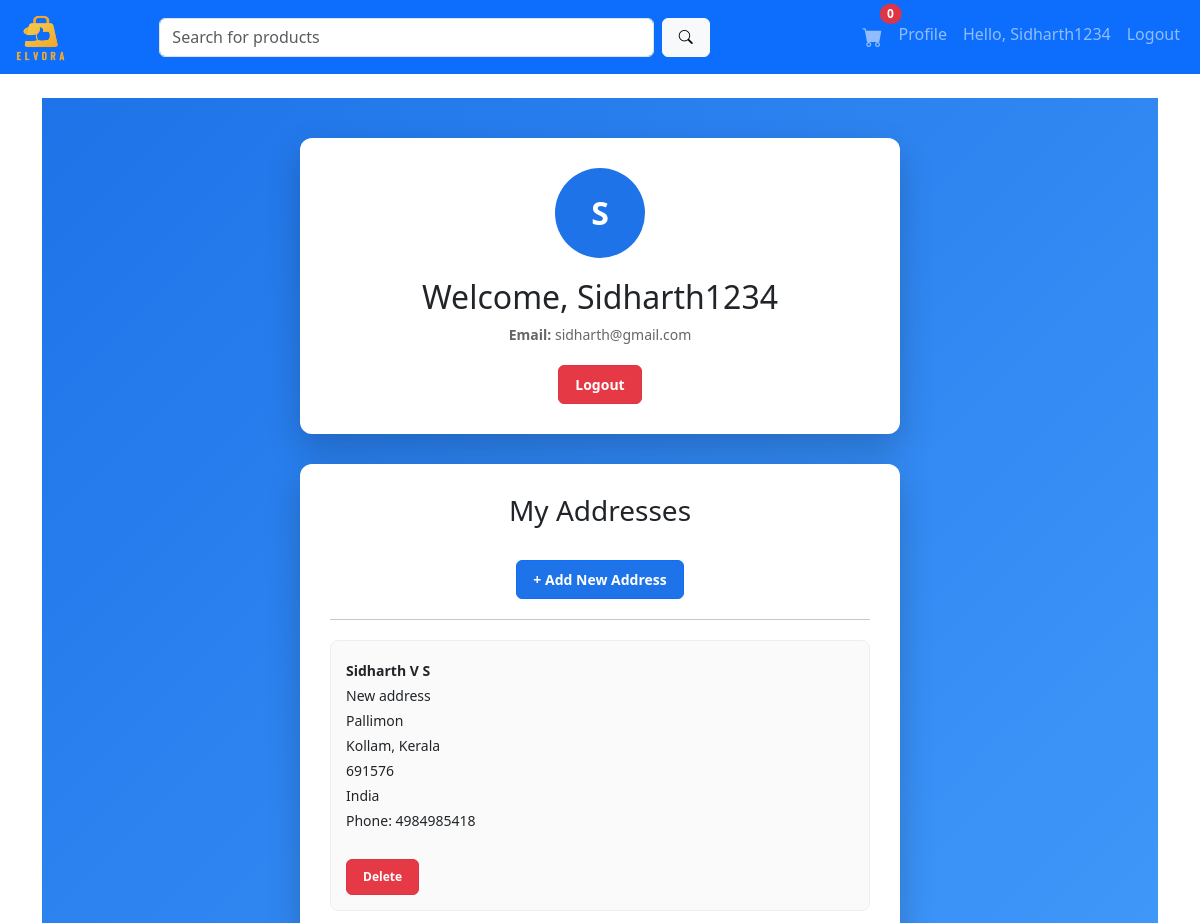
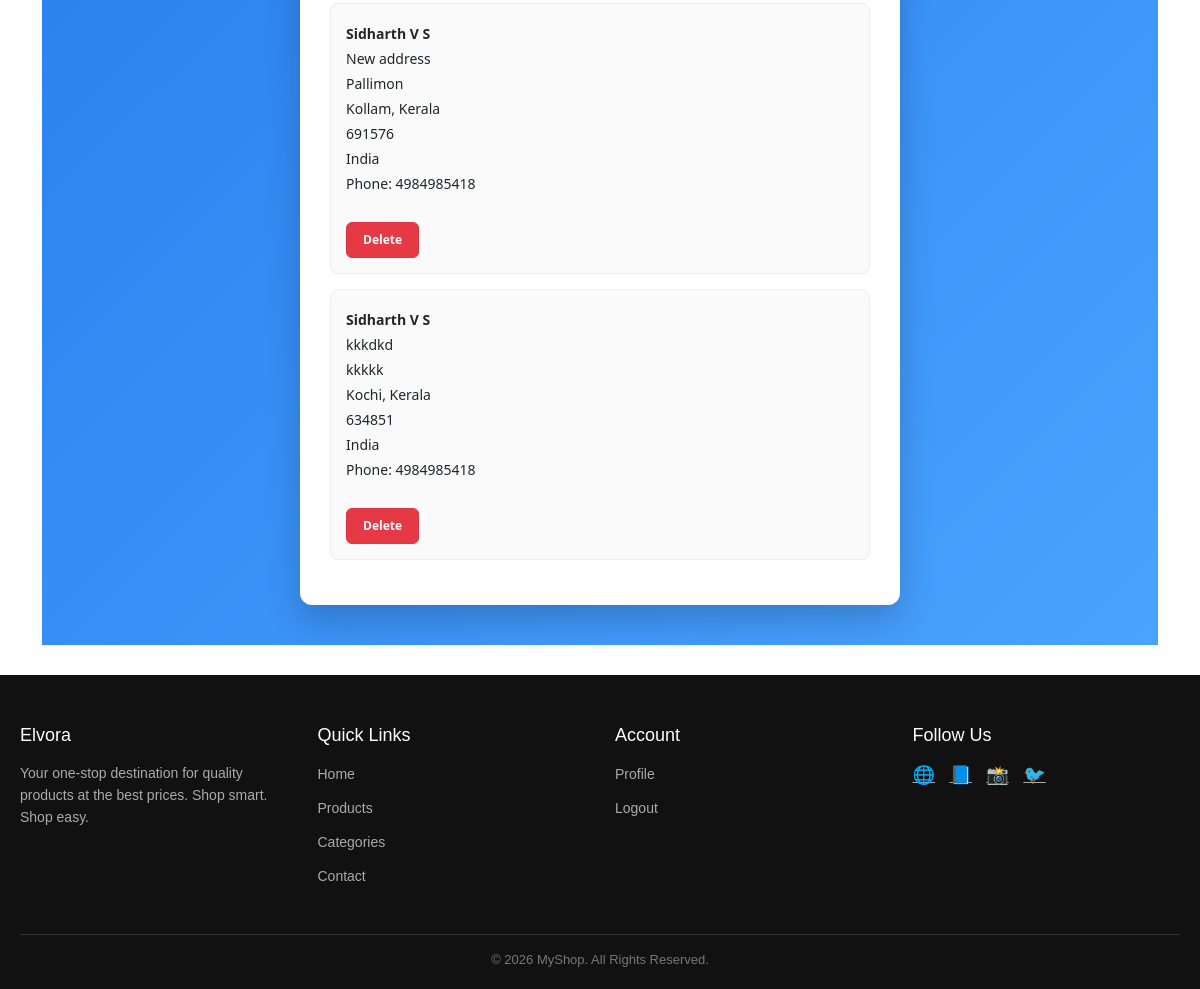
Page /accounts/profile/ (signed in) on the committed database (2 pictures, top to bottom).
### accounts/models.py (models this page shows, shortened)
class Address(models.Model):
    user = models.ForeignKey(
        settings.AUTH_USER_MODEL,
        on_delete=models.CASCADE,
        related_name="addresses"
    )
    full_name = models.CharField(max_length=200)
    phone = models.CharField(max_length=15)
    address_line_1 = models.CharField(max_length=255)
    address_line_2 = models.CharField(max_length=255, blank=True, null=True)
    city = models.CharField(max_length=100)
    state = models.CharField(max_length=100)
    postal_code = models.CharField(max_length=20)
    country = models.CharField(max_length=100)
    is_default = models.BooleanField(default=False)
    created_at = models.DateTimeField(auto_now_add=True)

### accounts/views.py (the view)
# urls.py: path('profile/', views.profile, name='profile'),
@login_required
def profile(request):
    addresses = request.user.addresses.all()
    return render(request, 'profile.html', {
        'addresses': addresses
    })

### templates/profile.html (shortened to what this page needs)
{% extends "base.html" %}
{% block content %}
<div class="profile-container">
<div class="profile-card">
<div class="avatar">
{{ request.user.username|first|upper }}
</div>
<h2>Welcome, {{ request.user.username }}</h2>
<div class="profile-info">
<p><strong>Email:</strong> {{ request.user.email }}</p>
</div>
<a href="{% url 'accounts:logout' %}"
   class="btn btn-danger logout-btn">
Logout
</a>
</div>
<div class="address-card">
<h3>My Addresses</h3>
<br>
<a href="{% url 'accounts:add_address' %}" class="btn btn-primary">
+ Add New Address
</a>
<hr style="margin:20px 0;">
{% for address in addresses %}
<div class="address-box">
<p><strong>{{ address.full_name }}</strong></p>
<p>{{ address.address_line_1 }}</p>
{% if address.address_line_2 %}
<p>{{ address.address_line_2 }}</p>
{% endif %}
<p>{{ address.city }}, {{ address.state }}</p>
<p>{{ address.postal_code }}</p>
<p>{{ address.country }}</p>
<p>Phone: {{ address.phone }}</p>
<br>
<a href="{% url 'accounts:delete_address' address.id %}"
   class="btn btn-danger delete-btn"
   style="font-size:12px;">
Delete
</a>
</div>
{% empty %}
<p>No addresses added yet.</p>
{% endfor %}
</div>
</div>
{% endblock %}

### templates/base.html (shortened to what this page needs)
{% load static %}
<!DOCTYPE html>
<html lang="en">
<head>
    <link href="https://cdn.jsdelivr.net/npm/bootstrap@5.3.2/dist/css/bootstrap.min.css" rel="stylesheet">
    <link href="https://cdn.jsdelivr.net/npm/bootstrap-icons/font/bootstrap-icons.css" rel="stylesheet">
</head>
<body>
<div class="page-wrapper">
<nav class="navbar navbar-expand-lg navbar-dark bg-primary">
  <div class="container-fluid">
      <a class="navbar-brand" href="/">
      <img src="{% static 'images/logo-new.png' %}" alt="Bootstrap" width="59" height="48">
    </a>
    <div class="collapse navbar-collapse" id="navbarContent">
      <form class="d-flex mx-auto w-50" action="/search/" method="get">
        <input class="form-control me-2" name="q" placeholder="Search for products" value="{{ query }}">
        <button class="btn btn-light" type="submit">
          <i class="bi bi-search"></i>
        </button>
      </form>
      <ul class="navbar-nav ms-auto mb-2 mb-lg-0">
        <li class="nav-item">
          <a class="nav-link position-relative" href="/cart/">
            <i class="bi bi-cart-fill fs-5"></i>
            <span class="position-absolute top-0 start-100 translate-middle badge rounded-pill bg-danger">
              {{ request.session.cart|length|default:0 }}
            </span>
          </a>
        </li>
        <li class="nav-item">
            <a class="nav-link" href="/accounts/profile/">Profile</a>
        </li>
        {% if user.is_authenticated %}
          <li class="nav-item">
            <a class="nav-link" href="/accounts/profile/">Hello, {{ user.username }}</a>
          </li>
          <li class="nav-item">
            <a class="nav-link" href="/accounts/logout/">Logout</a>
          </li>
        {% endif %}
      </ul>
    </div>
  </div>
</nav>
<div class="container mt-4 main-content">
    {% block content %}{% endblock %}
</div>
<footer class="footer">
    <div class="footer-container">
        <div>
            <h3>Elvora</h3>
            <p>
                Your one-stop destination for quality products at the best prices.
                Shop smart. Shop easy.
            </p>
        </div>
        <div>
            <h3>Quick Links</h3>
            <ul>
                <li><a href="{% url 'shop:product_list' %}">Home</a></li>
                <li><a href="#">Products</a></li>
                <li><a href="#">Categories</a></li>
                <li><a href="#">Contact</a></li>
            </ul>
        </div>
        <div>
            <h3>Account</h3>
            <ul>
                {% if user.is_authenticated %}
                    <li><a href="{% url 'accounts:profile' %}">Profile</a></li>
                    <li><a href="{% url 'accounts:logout' %}">Logout</a></li>
                {% else %}
                    <li><a href="{% url 'accounts:login' %}">Login</a></li>
                    <li><a href="{% url 'accounts:signup' %}">Register</a></li>
                {% endif %}
            </ul>
        </div>
        <div>
            <h3>Follow Us</h3>
            <div class="social-icons">
                <a href="#">🌐</a>
                <a href="#">📘</a>
                <a href="#">📸</a>
                <a href="#">🐦</a>
            </div>
        </div>
    </div>
    <div class="footer-bottom">
        © {% now "Y" %} MyShop. All Rights Reserved.
    </div>
</footer>
</div>
</body>
</html>

### templates/base.html (style rules this page uses)
html, body { height: 100%; margin: 0; }
.page-wrapper { min-height: 100vh; display: flex; flex-direction: column; }
.main-content { flex: 1; }
.footer { margin-top: 30px; background: #111; color: #ddd; padding: 50px 20px 20px 20px; font-family: Arial, Helvetica, sans-serif; }
.footer-container { max-width: 1200px; margin: auto; display: grid; grid-template-columns: repeat(auto-fit, minmax(220px, 1fr)); gap: 30px; }
.footer h3 { color: #fff; margin-bottom: 15px; font-size: 18px; }
.footer p { font-size: 14px; line-height: 1.6; color: #aaa; }
.footer ul { list-style: none; padding: 0; }
.footer ul li { margin-bottom: 10px; }
.footer ul li a { text-decoration: none; color: #aaa; font-size: 14px; transition: 0.3s; }
.social-icons a { display: inline-block; margin-right: 10px; color: #aaa; font-size: 18px; transition: 0.3s; }
.footer-bottom { text-align: center; border-top: 1px solid #333; margin-top: 30px; padding-top: 15px; font-size: 13px; color: #777; }

### templates/profile.html (style rules this page uses)
.profile-container { min-height: 90vh; display: flex; flex-direction: column; justify-content: center; align-items: center; background: linear-gradient(135deg, #1e73e8, #4aa3ff); padding: 40px 20px; gap: 30px; }
.profile-card, .address-card { background: white; padding: 30px; border-radius: 12px; width: 100%; max-width: 600px; text-align: center; box-shadow: 0 15px 35px rgba(0,0,0,0.2); animation: fadeIn 0.5s ease-in-out; }
.avatar { width: 90px; height: 90px; border-radius: 50%; background: #1e73e8; color: white; display: flex; justify-content: center; align-items: center; font-size: 32px; font-weight: bold; margin: 0 auto 20px auto; }
.profile-info { color: #666; margin-bottom: 20px; font-size: 14px; }
.btn { display: inline-block; padding: 8px 16px; border-radius: 6px; text-decoration: none; font-weight: 600; transition: 0.3s; font-size: 14px; }
.btn-primary { background: #1e73e8; color: white; }
.btn-danger { background: #e63946; color: white; }
.address-box { border: 1px solid #eee; padding: 15px; border-radius: 8px; margin-bottom: 15px; text-align: left; background: #fafafa; }
.address-box p { margin: 4px 0; font-size: 14px; }

### rows in the picture
Address: full_name "Sidharth V S", address_line_1 "New address", address_line_2 "Pallimon", city "Kollam", state "Kerala", postal_code "691576", country "India", phone "4984985418"
Address: full_name "Sidharth V S", address_line_1 "New address", address_line_2 "Pallimon", city "Kollam", state "Kerala", postal_code "691576", country "India", phone "4984985418"
Address: full_name "Sidharth V S", address_line_1 "kkkdkd", address_line_2 "kkkkk", city "Kochi", state "Kerala", postal_code "634851", country "India", phone "4984985418"

### other values in the picture
{{ request.session.cart|length|default:0 }} "0"
{{ user.username }} "Sidharth1234"
{{ request.user.username|first|upper }} "S"
{{ request.user.username }} "Sidharth1234"
{{ request.user.email }} "sidharth@gmail.com"
